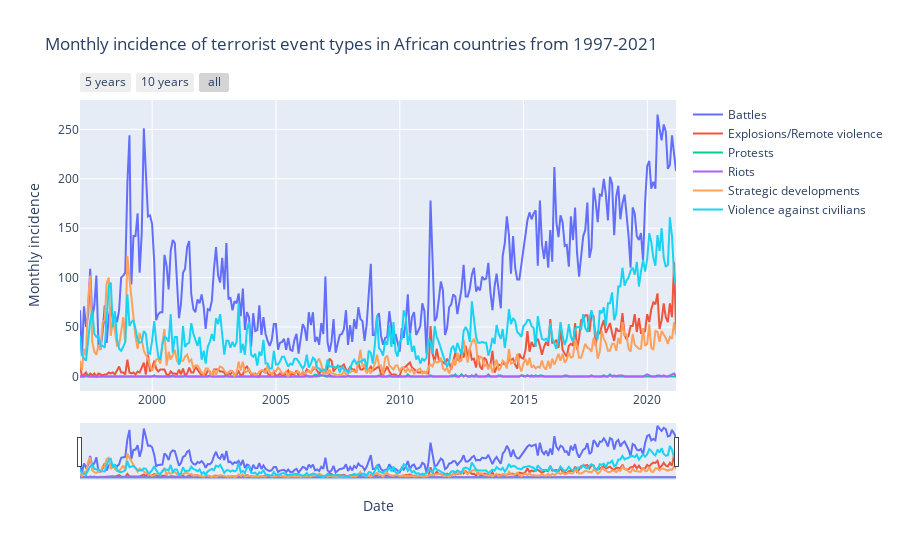

This figure's notebook cell:
### Code cell
fig = go.Figure()

for column in eventType_ts.columns.to_list():
    fig.add_trace(go.Scatter(x = eventType_ts.index, y = eventType_ts[column], name = column))
    
fig.update_layout(
    xaxis=dict(
        rangeselector=dict(buttons=list([
                dict(count=5,
                     label="5 years",
                     step="year",
                     stepmode="backward"),
                dict(count=10,
                     label="10 years",
                     step="year",
                     stepmode="backward"),
                dict(step="all")])),
        rangeslider=dict(
            visible=True),
        type="date"))

fig.update_layout(
    title='Monthly incidence of terrorist event types in African countries from 1997-2021',
    xaxis_title='Date',
    yaxis_title='Monthly incidence'
)

fig.show()
fig.write_html("testfile.html")

#pio.write_html(fig, file='tsplot.html', auto_open=True)

### Figure 1 — Plotly figure (JSON) as saved in the notebook; plotly's stock layout.template omitted (floating-point values rounded to 4 significant figures; data arrays with more than 128 entries replaced by an {"elided": "..."} marker saying what was removed)
{"data": [{"name": "Battles", "type": "scatter", "x": {"elided": "290 str values"}, "y": {"elided": "290 int values"}}, {"name": "Explosions/Remote violence", "type": "scatter", "x": {"elided": "290 str values"}, "y": {"elided": "290 int values"}}, {"name": "Protests", "type": "scatter", "x": {"elided": "290 str values"}, "y": {"elided": "290 int values"}}, {"name": "Riots", "type": "scatter", "x": {"elided": "290 str values"}, "y": {"elided": "290 int values"}}, {"name": "Strategic developments", "type": "scatter", "x": {"elided": "290 str values"}, "y": {"elided": "290 int values"}}, {"name": "Violence against civilians", "type": "scatter", "x": {"elided": "290 str values"}, "y": {"elided": "290 int values"}}], "layout": {"title": {"text": "Monthly incidence of terrorist event types in African countries from 1997-2021"}, "xaxis": {"rangeselector": {"buttons": [{"count": 5, "label": "5 years", "step": "year", "stepmode": "backward"}, {"count": 10, "label": "10 years", "step": "year", "stepmode": "backward"}, {"step": "all"}]}, "rangeslider": {"visible": true}, "title": {"text": "Date"}, "type": "date"}, "yaxis": {"title": {"text": "Monthly incidence"}}}}
